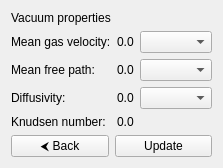
<?xml version="1.0" encoding="UTF-8"?>
<ui version="4.0">
    <class>VacuumOutputPage</class>
    <widget class="QWidget" name="VacuumOutputPage">
        <layout class="QGridLayout" name="gridLayout">
            <!-- Row 0 -->
            <item row="0" column="0" colspan="3">
                <widget class="QLabel" name="headlineLabel">
                    <property name="text">
                        <string>Vacuum properties</string>
                    </property>
                </widget>
            </item>

            <!-- Row 1 -->
            <item row="1" column="0">
                <widget class="QLabel" name="vNameLabel">
                    <property name="text">
                        <string>Mean gas velocity:</string>
                    </property>
                </widget>
            </item>
            <item row="1" column="1">
                <widget class="QLabel" name="vValueLabel">
                    <property name="text">
                        <string>0.0</string>
                    </property>
                </widget>
            </item>
            <item row="1" column="2">
                <widget class="QComboBox" name="vComboBox">
                </widget>
            </item>

            <!-- Row 2 -->
            <item row="2" column="0">
                <widget class="QLabel" name="lNameLabel">
                    <property name="text">
                        <string>Mean free path:</string>
                    </property>
                </widget>
            </item>
            <item row="2" column="1">
                <widget class="QLabel" name="lValueLabel">
                    <property name="text">
                        <string>0.0</string>
                    </property>
                </widget>
            </item>
            <item row="2" column="2">
                <widget class="QComboBox" name="lComboBox">
                </widget>
            </item>

            <!-- Row 3 -->
            <item row="3" column="0">
                <widget class="QLabel" name="diffNameLabel">
                    <property name="text">
                        <string>Diffusivity:</string>
                    </property>
                </widget>
            </item>
            <item row="3" column="1">
                <widget class="QLabel" name="diffValueLabel">
                    <property name="text">
                        <string>0.0</string>
                    </property>
                </widget>
            </item>
            <item row="3" column="2">
                <widget class="QComboBox" name="diffComboBox">
                </widget>
            </item>

            <!-- Row 4 -->
            <item row="4" column="0">
                <widget class="QLabel" name="knNameLabel">
                    <property name="text">
                        <string>Knudsen number:</string>
                    </property>
                </widget>
            </item>
            <item row="4" column="1" colspan="2">
                <widget class="QLabel" name="knValueLabel">
                    <property name="text">
                        <string>0.0</string>
                    </property>
                </widget>
            </item>

            <!-- Row 5 -->
            <item row="5" column="0" colspan="3">
                <layout class="QHBoxLayout" name="buttonLayout">
                    <item>
                        <widget class="QPushButton" name="backButton">
                            <property name="text">
                                <string>&#x2B9C; Back</string>
                            </property>
                            <property name="toolTip">
                                <string>Go back to vacuum properties input page</string>
                            </property>
                        </widget>
                    </item>
                    <item>
                        <widget class="QPushButton" name="updateButton">
                            <property name="text">
                                <string>Update</string>
                            </property>
                            <property name="toolTip">
                                <string>Update vacuum properties</string>
                            </property>
                        </widget>
                    </item>
                </layout>
            </item>
        </layout>
    </widget>
</ui>
